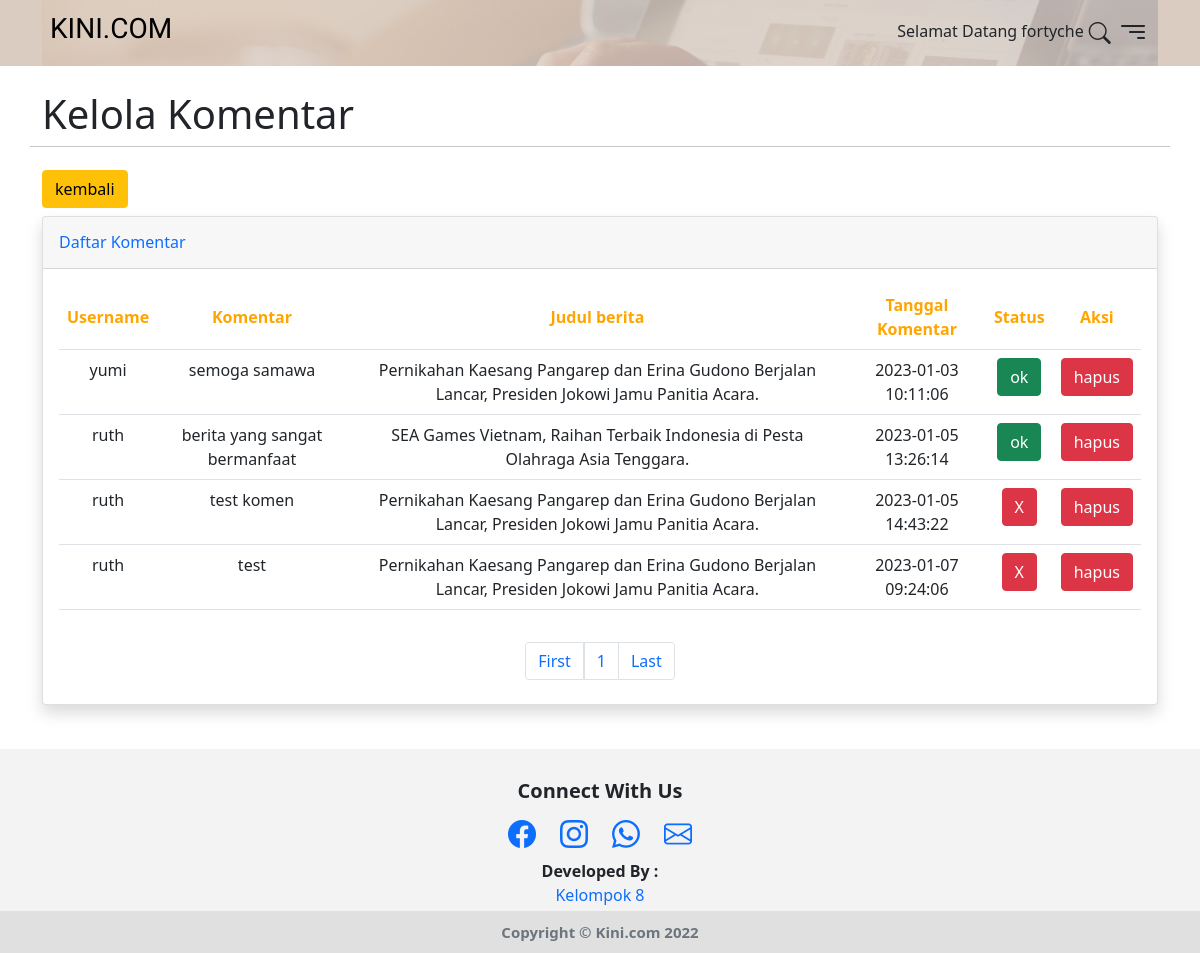
The page /index.php?p=kelkomentar (signed in) on the database its author committed.
### tables this page shows
CREATE TABLE `komentar` (
  `id` int(11) NOT NULL,
  `idberita` int(11) NOT NULL,
  `username` varchar(100) NOT NULL,
  `komen` mediumtext NOT NULL,
  `waktukomen` timestamp NOT NULL DEFAULT current_timestamp() ON UPDATE current_timestamp(),
  `status` int(11) NOT NULL
);

CREATE TABLE `berita` (
  `id` int(11) NOT NULL,
  `judul` varchar(255) NOT NULL,
  `tanggal` timestamp NOT NULL DEFAULT current_timestamp(),
  `konten` text NOT NULL,
  `idkategori` int(11) NOT NULL,
  `username` varchar(50) NOT NULL,
  `view` int(11) NOT NULL,
  `beritaimage` varchar(255) NOT NULL
);

### admin/kelola_komentar.php (the view, shortened to what this page needs)
<?php
require_once "function.php";
$perpage = 6;
$page = isset($_GET['page']) ? $_GET['page'] : "";
if (empty($page)) {
    $num = 0;
    $page = 1;
} else {
    $num = ($page - 1) * $perpage;
}
?>
<section id="content">
    <div class="container ">
        <div class="row ">
            <span class="text h1">Kelola Komentar</span>
            <hr><br>
        </div>
        <div class="row">
            <div class="col">
                <a href="./?p=admin" class="btn btn-warning mb-2">kembali</a>
                <div class="card shadow mb-4 text-center">
                    <div class="card-header py-3 d-flex flex-row align-items-center justify-content-between">
                        <h6 class="m-0 font-weight-bold text-primary">Daftar Komentar</h6>
                    </div>
                    <div class="card-body">
                        <?php
                        $query = "SELECT * FROM komentar LIMIT  $num, $perpage";
                        $hasil = mysqli_query($koneksi, $query);
                        echo "<table class='table table bordered'>";
                        echo
                            "<tr> <th>Username</th> <th>Komentar</th> <th>Judul berita</th> <th>Tanggal Komentar</th> <th>Status</th> <th>Aksi</th> </tr>";
                        foreach ($hasil as $data) {
                            $idberita = $data["idberita"];
                            $query1 = mysqli_query($koneksi, "select berita.judul as judul from berita where id = $idberita");
                            $hasil1 = mysqli_fetch_array($query1);
                            echo "<tr>
                                                <td>" . $data['username'] . "</td>
                                                <td>" . $data['komen'] . "</td>
                                                <td>" . $hasil1['judul'] . "</td>
                                                <td>" . $data['waktukomen'] . "</td>";
                            if ($data["status"] == 1) {
                                echo "<td>
                                                        <button type='submit' name='btnUpdate' class='btn btn-success'>ok</button>
                                                </td>";
                            } else {
                                echo "<td>
                                                    <form method='POST'>
                                                        <input hidden type='text' name='id' value=" . $data['id'] . ">
                                                        <button type='submit' name='btnok' class='btn btn-danger'>X</button>
                                                    </form>
                                                </td>";
                            }
                            echo "<td>
                                                    <form onsubmit=\"return confirm ('Anda yakin mau menghapus komentar?');\"method='POST'>
                                                        <input hidden name='id' type='text' value=$data[id]>
                                                        <button type='submit' name='btnHapus' class='btn btn-danger'>hapus</button>
                                                    </form>
                                                </td> ";
                            echo " </tr>";
                        }
                        echo "</table>";
                        ?>
                    </div>
                    <?php
                    require_once "./function.php";
                    $sql = mysqli_query($koneksi, "SELECT * FROM komentar");
                    $total_record = mysqli_num_rows($sql);
                    $total_page = ceil($total_record / $perpage); ?>
                    <ul class="pagination justify-content-center mb-4">
                        <?php
                        if ($page > 1) {
                            $prev = "<a href='./index.php?p=kelkomentar&page=1' class='page-link'><span aria-hidden='true'>First</span></a>";
                        } else {
                            $prev = "<a href='./index.php?p=kelkomentar&page=1' class='page-link'><span aria-hidden='true'>First</span></a>";
                        }
                        $number = '';
                        for ($i = 1; $i <= $total_page; $i++) {
                            if ($i == $page) {
                                $number .= "<li><a href='./index.php?p=kelkomentar&page=$i' class='page-link'>$i</a></li>";
                            } else {
                                $number .= "<li><a href='./index.php?p=kelkomentar&page=$i' class='page-link'>$i</a></li>";
                            }
                        }
                        if ($page < $total_page) {
                            $link = $page + 1;
                            $next = "<a href='./index.php?p=kelkomentar&page=$total_page' class='page-link'><span aria-hidden='true'>Last</span></a>";
                        } else {
                            $next = "<a href='./index.php?p=kelkomentar&page=$total_page' class='page-link'><span aria-hidden='true'>Last</span></a>";
                        }
                        ?>
                        <li class="page-item">
                            <?php echo $prev; ?>
                        </li>
                        <li class="page-item flex-col">
                            <?php echo $number; ?>
                        </li>
                        <li class="page-item">
                            <?php echo $next; ?>
                        </li>
                    </ul>
                </div>
            </div>
        </div>
    </div>
</section>

### assets/style/style.css (style rules this page uses)
section#content { margin-top: 90px; }
.card { transition: 1s; }
table tr th { padding-right: 14px; color: orange; vertical-align: middle; }

### rows shown on the page
komentar: username "yumi", komen "semoga samawa", idberita.judul "Pernikahan Kaesang Pangarep dan Erina Gudono Berjalan Lancar, Presiden Jokowi Jamu Panitia Acara.", waktukomen "2023-01-03 10:11:06", status "ok"
komentar: username "ruth", komen "berita yang sangat bermanfaat", idberita.judul "SEA Games Vietnam, Raihan Terbaik Indonesia di Pesta Olahraga Asia Tenggara.", waktukomen "2023-01-05 13:26:14", status "ok"
komentar: username "ruth", komen "test komen", idberita.judul "Pernikahan Kaesang Pangarep dan Erina Gudono Berjalan Lancar, Presiden Jokowi Jamu Panitia Acara.", waktukomen "2023-01-05 14:43:22"
komentar: username "ruth", komen "test", idberita.judul "Pernikahan Kaesang Pangarep dan Erina Gudono Berjalan Lancar, Presiden Jokowi Jamu Panitia Acara.", waktukomen "2023-01-07 09:24:06"

### other values the page prints
$_SESSION['username'] "fortyche"
